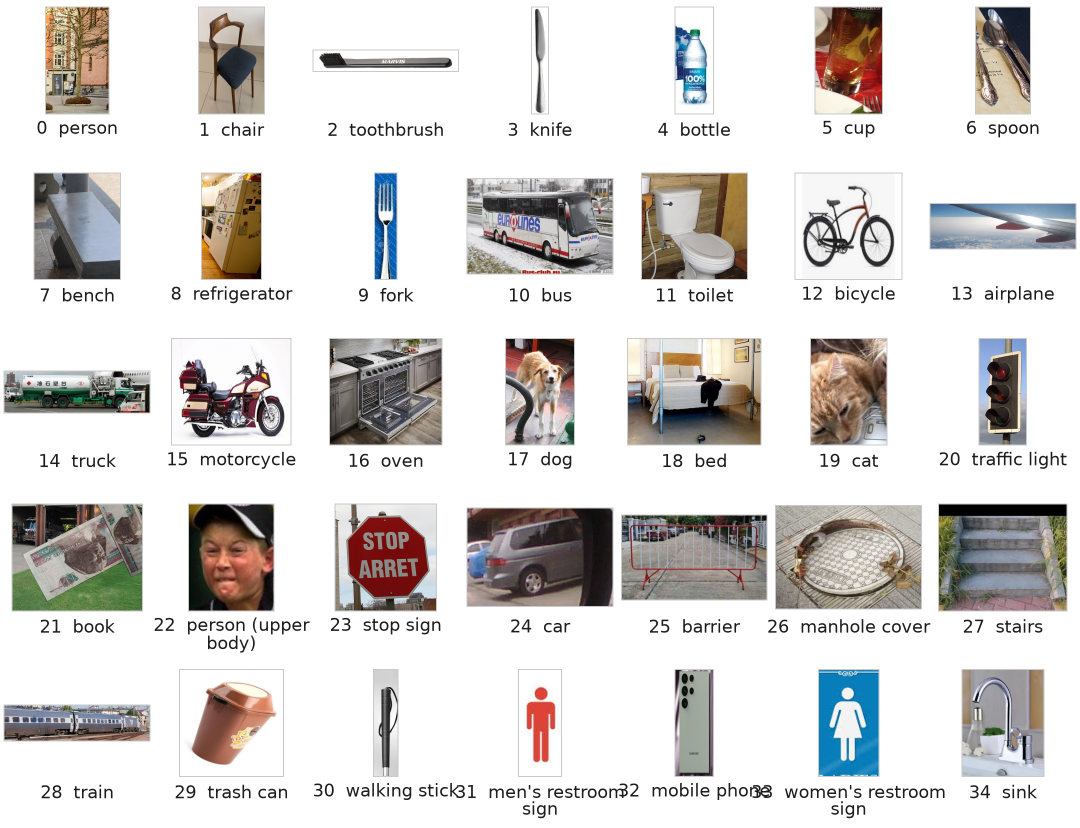
#> input picture report/figures/class_index_named.png, 2160 x 1656 px (shown at 1/2 size)
$ python -i make_figures.py   (imports and definitions only)
#> lines starting #> are read from the running program, lines starting #| are printed output that depends on the picture
"""Build the three report figures from existing audit artefacts.

Reads only; every source image and CSV stays untouched. Outputs go to
report/figures/ and are referenced from PROJECT_REPORT.md.
"""

from __future__ import annotations

import csv
from pathlib import Path

from PIL import Image, ImageChops
import matplotlib

# [1 line not run here, left out]
import matplotlib.pyplot as plt
import numpy as np

ROOT = Path(__file__).resolve().parents[1]
OUT = Path(__file__).resolve().parent / "figures"
# [1 line not run here, left out]

CSV = ROOT / "dataset_class_analysis" / "class_distribution.csv"
CLASS_INDEX = Path(__file__).resolve().parent / "figures" / "class_index_named.png"
CONFLICT = (
    ROOT
    / "dataset_verification"
    / "visualizations"
    / "class_conflicts"
    / "C01_7911_376__itmbghqk.png"
)


def trim_white(path: Path, pad: int = 8) -> Image.Image:
    """Crop a near-white border so the picture does not waste page space."""
#> called with path = 'figures/class_index_named.png', pad = 8
    im = Image.open(path).convert("RGB")
    bg = Image.new("RGB", im.size, (255, 255, 255))
#> bg: PIL image 2160x1656 RGB; every value is 255
    diff = ImageChops.difference(im, bg).convert("L")
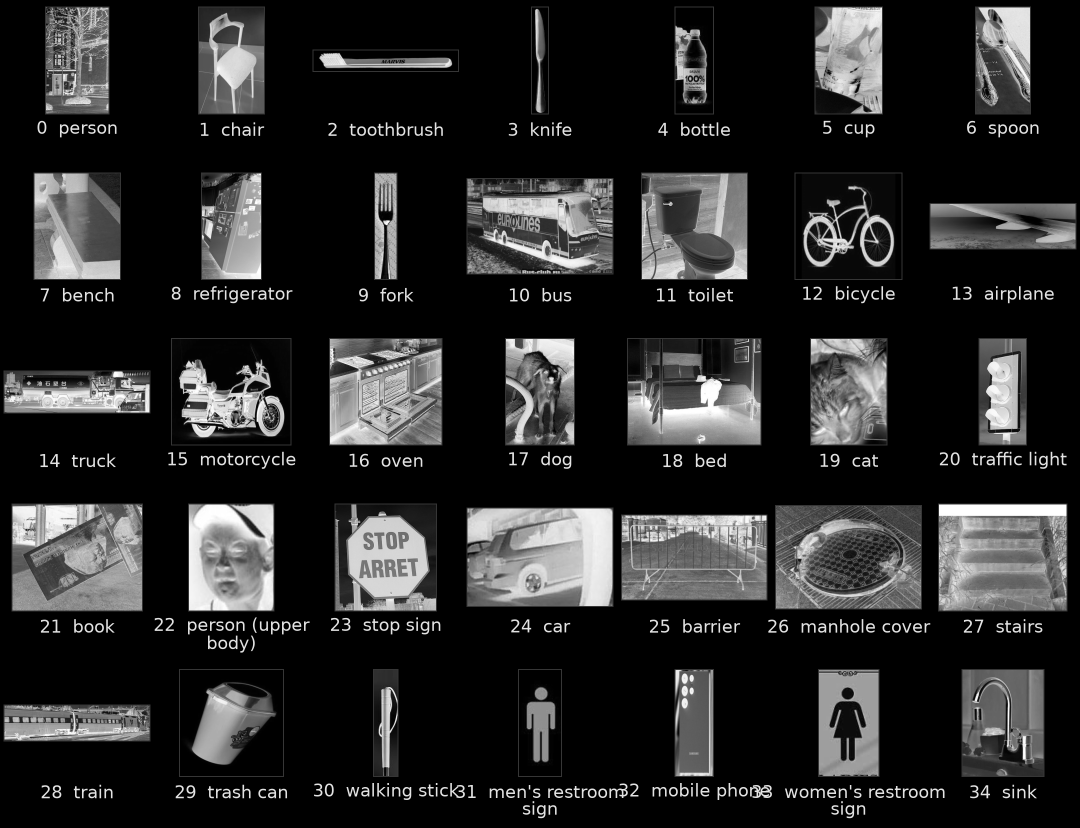
#> diff: PIL image 2160x1656 L (shown at 1/2 size); min 0, max 255, mean 41.8
    box = diff.point(lambda v: 255 if v > 12 else 0).getbbox()
#> box = (7, 13, 2153, 1637)
    if box is None:
        return im
    left, top, right, bottom = box
#> left = 7; top = 13; right = 2153; bottom = 1637
    left = max(0, left - pad)
#> left = 0
    top = max(0, top - pad)
#> top = 5
    right = min(im.width, right + pad)
#> right = 2160
    bottom = min(im.height, bottom + pad)
#> bottom = 1645
    return im.crop((left, top, right, bottom))
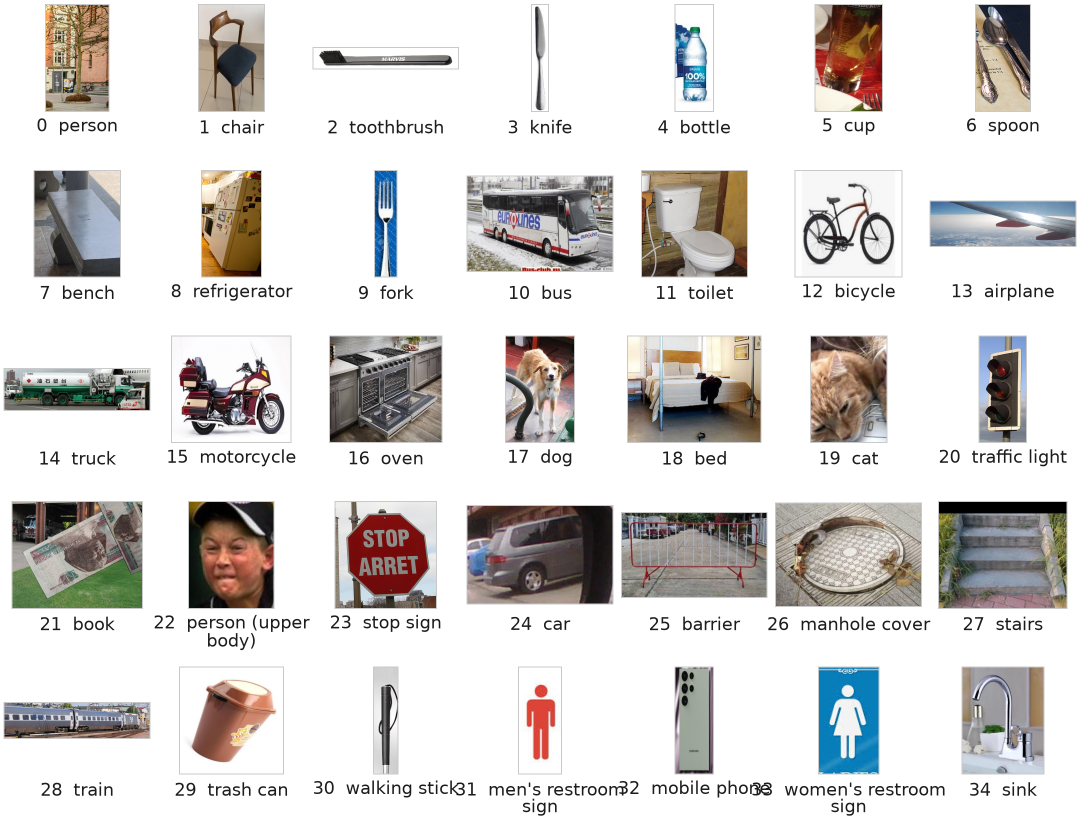
#> returned value: PIL image 2160x1640 RGB (shown at 1/2 size); mean R, G, B 214.7, 212.2, 210.5


# [62 lines left out: functions distribution, overview, conflict, not called in this run]


# [4 lines not run here, left out]

>>> result = trim_white('figures/class_index_named.png')

$ run again, on report/figures/yolo11n_val_PR_curve.png
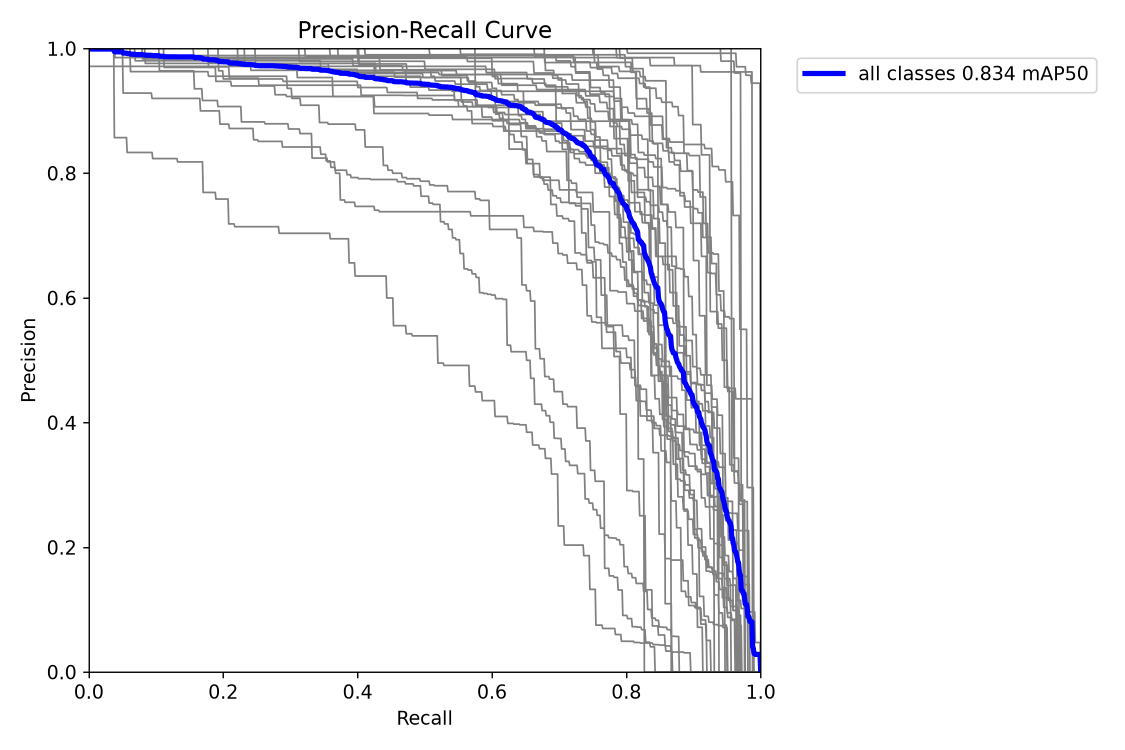
#> input picture report/figures/yolo11n_val_PR_curve.png, 2250 x 1500 px (shown at 1/2 size)
#> bg: PIL image 2250x1500 RGB; every value is 255
#> in trim_white, `diff = ImageChops.difference(im, bg).convert("L")`:
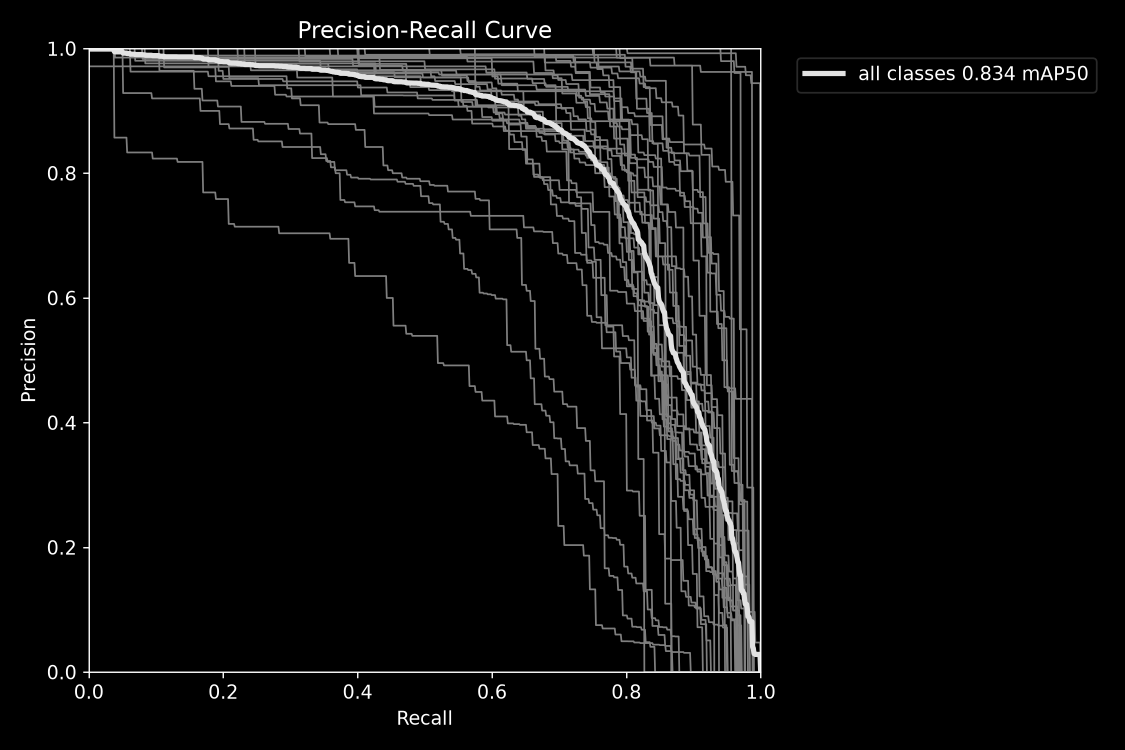
#> diff: PIL image 2250x1500 L (shown at 1/2 size); min 0, max 255, mean 11
#> box = (41, 41, 2195, 1450)
#> in trim_white, `left, top, right, bottom = box`: left = 41; right = 2195; bottom = 1450
#> in trim_white, `left = max(0, left - pad)`: left = 33
#> in trim_white, `right = min(im.width, right + pad)`: right = 2203
#> in trim_white, `bottom = min(im.height, bottom + pad)`: bottom = 1458
#> in trim_white, `return im.crop((left, top, right, bottom))`:
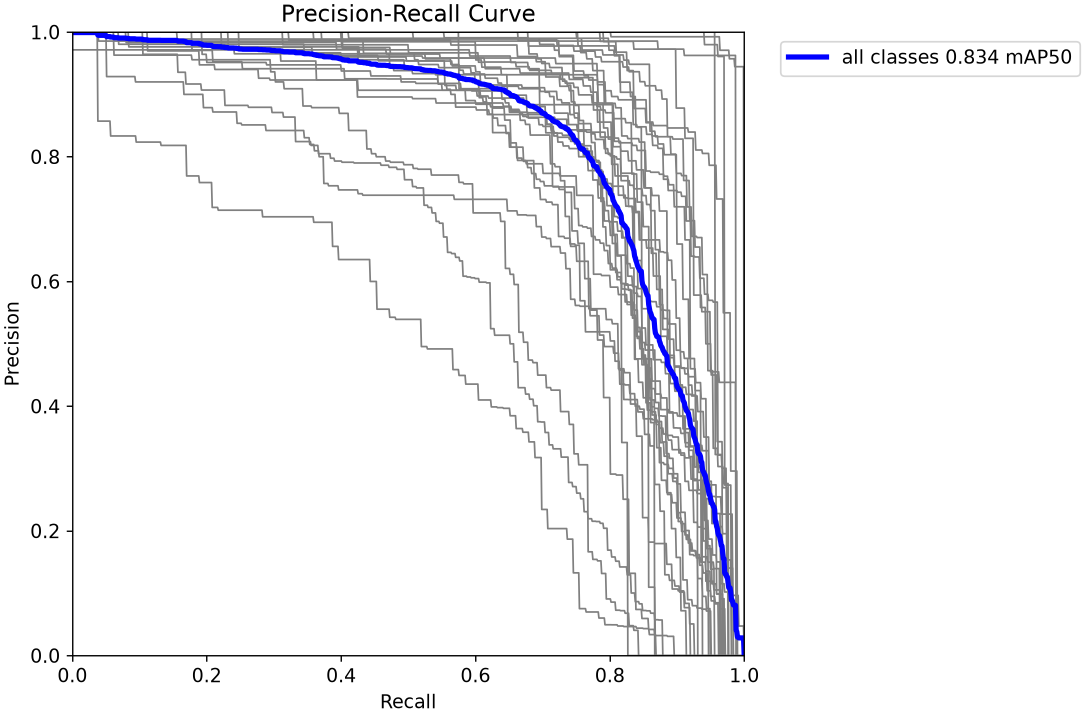
#> returned value: PIL image 2170x1425 RGB (shown at 1/2 size); mean R, G, B 242.8, 242.8, 244.7

$ run again, on report/figures/yolo11n_val_confusion_matrix.png
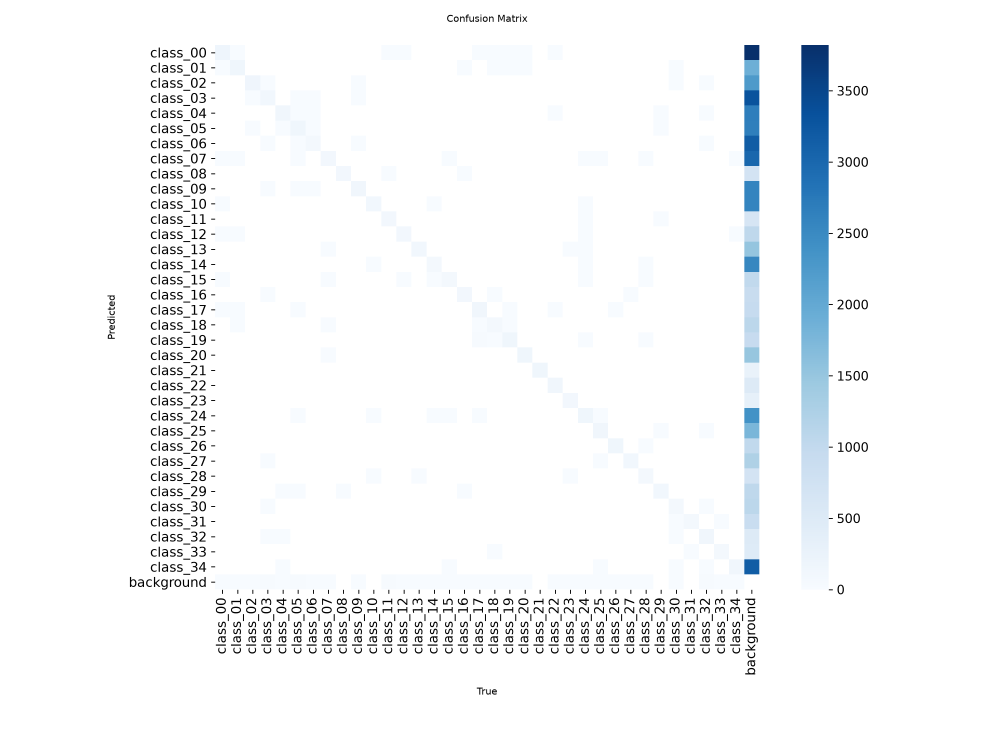
#> input picture report/figures/yolo11n_val_confusion_matrix.png, 3000 x 2250 px (shown at 1/3 size)
#> bg: PIL image 3000x2250 RGB; every value is 255
#> in trim_white, `diff = ImageChops.difference(im, bg).convert("L")`:
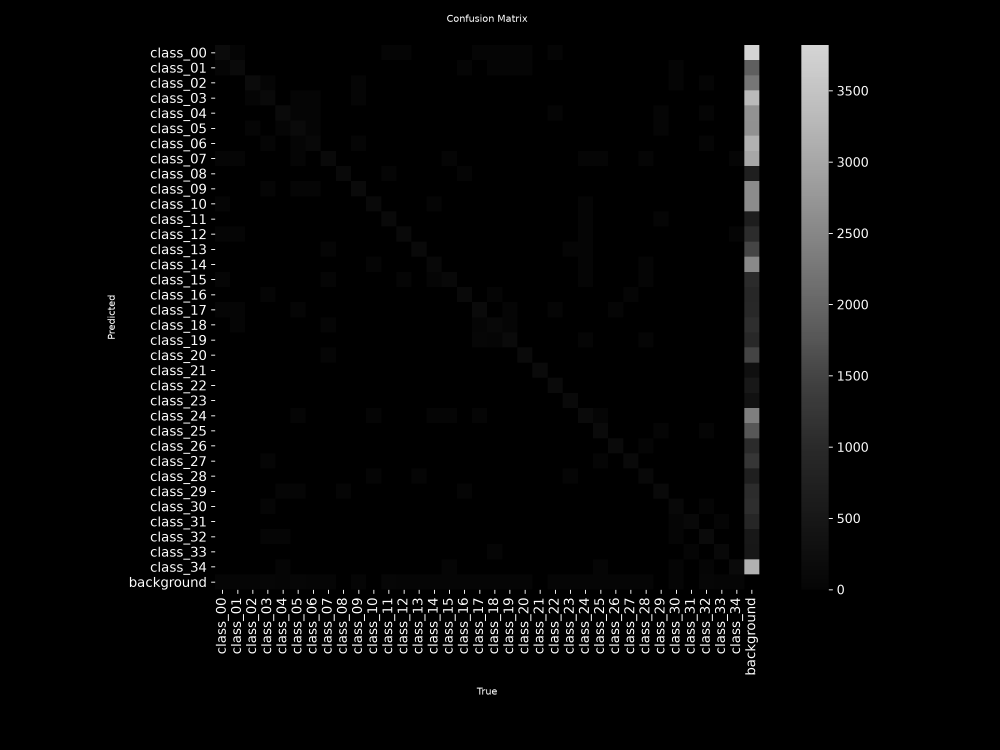
#> diff: PIL image 3000x2250 L (shown at 1/3 size); min 0, max 255, mean 7.3
#> box = (322, 43, 2604, 2084)
#> in trim_white, `left, top, right, bottom = box`: left = 322; top = 43; right = 2604; bottom = 2084
#> in trim_white, `left = max(0, left - pad)`: left = 314
#> in trim_white, `top = max(0, top - pad)`: top = 35
#> in trim_white, `right = min(im.width, right + pad)`: right = 2612
#> in trim_white, `bottom = min(im.height, bottom + pad)`: bottom = 2092
#> in trim_white, `return im.crop((left, top, right, bottom))`:
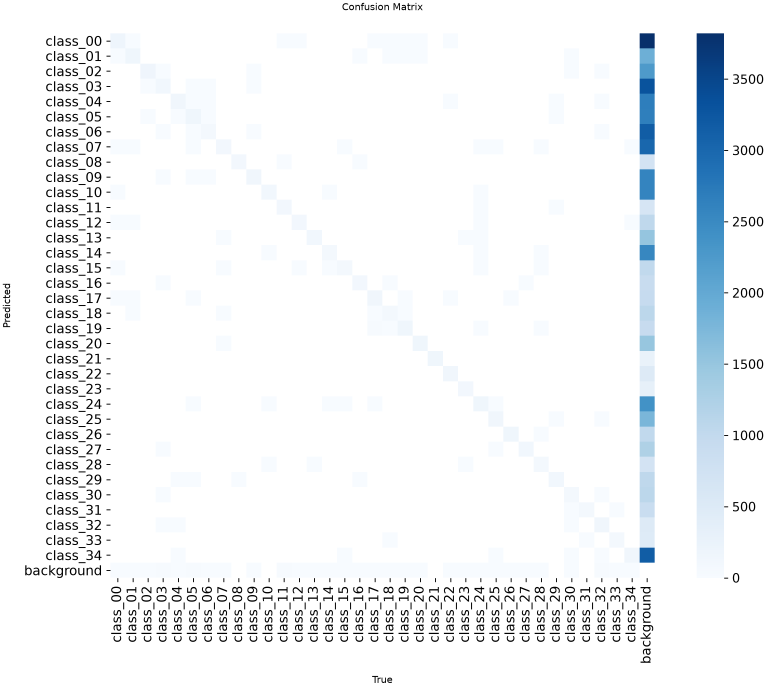
#> returned value: PIL image 2298x2057 RGB (shown at 1/3 size); mean R, G, B 242.7, 245.1, 247.1

$ run again, on report/figures/yolo11s_val_confusion_matrix.png
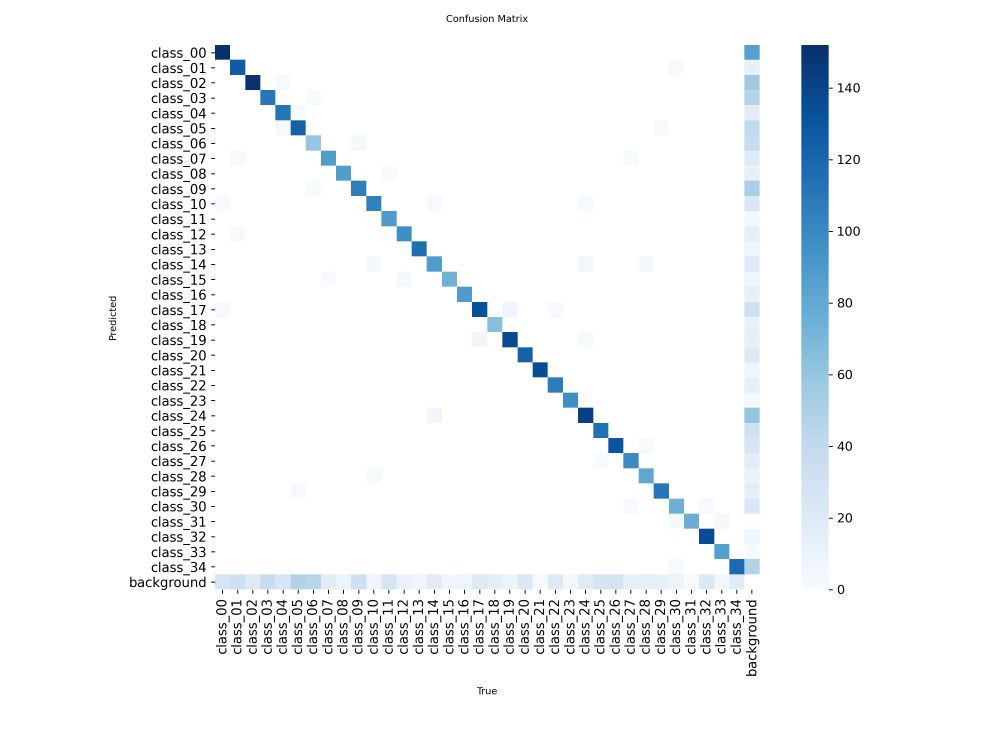
#> input picture report/figures/yolo11s_val_confusion_matrix.png, 3000 x 2250 px (shown at 1/3 size)
#> bg: PIL image 3000x2250 RGB; every value is 255
#> in trim_white, `diff = ImageChops.difference(im, bg).convert("L")`:
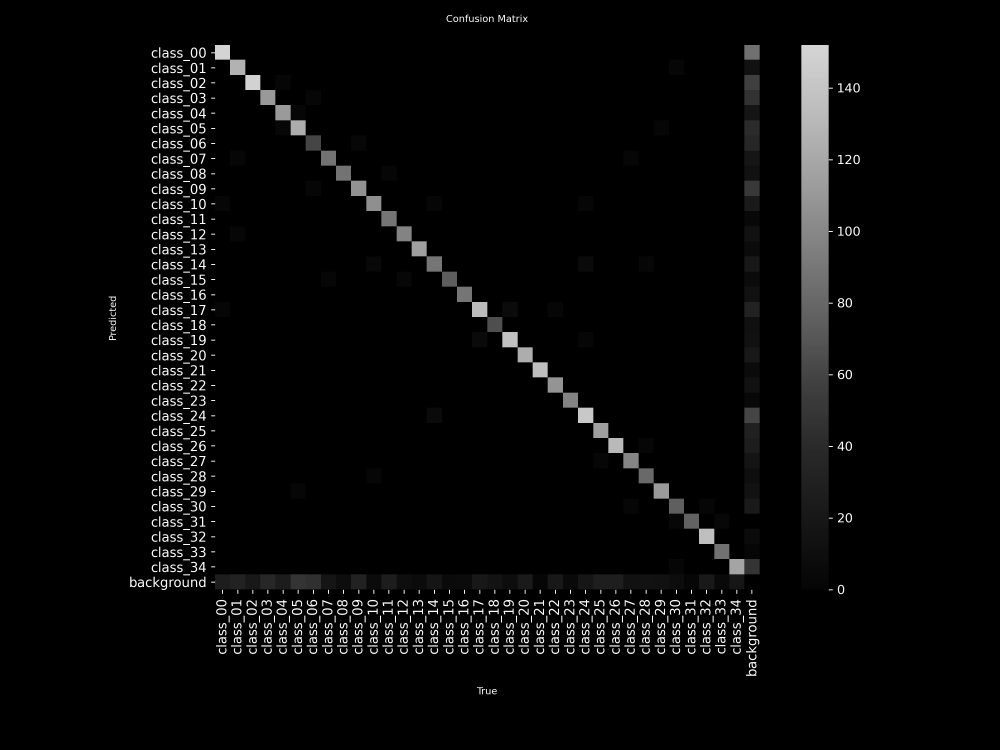
#> diff: PIL image 3000x2250 L (shown at 1/3 size); min 0, max 255, mean 8.1
#> box = (326, 44, 2580, 2083)
#> in trim_white, `left, top, right, bottom = box`: left = 326; top = 44; right = 2580; bottom = 2083
#> in trim_white, `left = max(0, left - pad)`: left = 318
#> in trim_white, `top = max(0, top - pad)`: top = 36
#> in trim_white, `right = min(im.width, right + pad)`: right = 2588
#> in trim_white, `bottom = min(im.height, bottom + pad)`: bottom = 2091
#> in trim_white, `return im.crop((left, top, right, bottom))`:
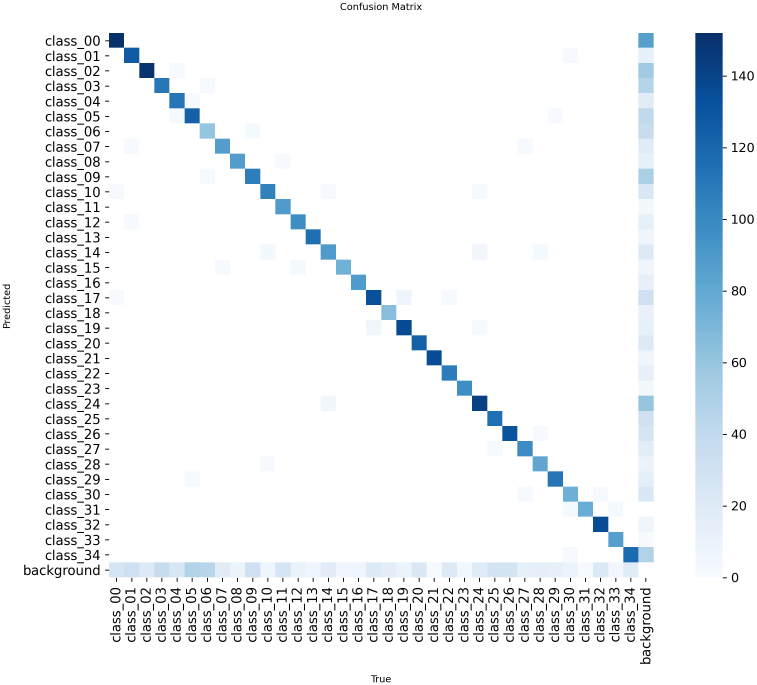
#> returned value: PIL image 2270x2055 RGB (shown at 1/3 size); mean R, G, B 240.8, 243.8, 246.3
